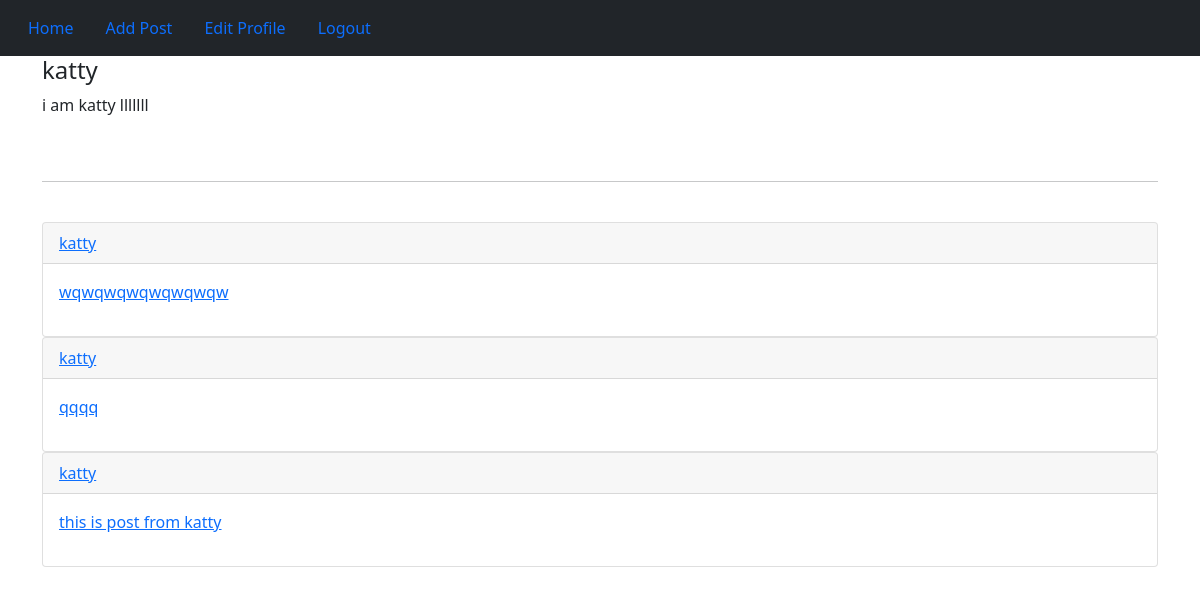
Screenshot of /accounts/dashboard/5 (signed in) with the database file from the repository.
### usermanage/models.py (models this page shows, shortened)
class Profile(models.Model):
    user =  models.OneToOneField(User, on_delete = models.CASCADE)
    bio =   models.TextField(null= True, blank= True)
    age =   models.PositiveSmallIntegerField(null= True, blank=True )
    phone = models.PositiveIntegerField(null = True, blank = True)

### posts/models.py (models this page shows, shortened)
class Post (models.Model):
    user =      models.ForeignKey(User, on_delete = models.CASCADE)
    body =      models.TextField(max_length = 500)
    slug =      models.SlugField(max_length = 200)
    created =   models.DateTimeField(auto_now_add = True)
    def get_absolute_url(self):
        return reverse('posts:post_detail', args=[self.created.year, self.created.month, self.created.day, self.slug])
    class Meta :
        ordering = ('-created',)

### usermanage/views.py (the view)
# urls.py: path('dashboard/<int:user_id>', views.user_dashboard, name='dashboard'),
def user_dashboard(request, user_id):
    user = get_object_or_404(User, id = user_id)
    posts = Post.objects.filter(user = user)
    is_following = False
    relation = Relation.objects.filter(from_user = request.user , to_user = user)
    if relation.exists():
        is_following = True
    context = {
        'user': user ,
        'posts' : posts,
        'is_following' : is_following
    }
    return render(request, 'usermanage/dashboard.html', context)

### templates/usermanage/dashboard.html (shortened to what this page needs)
{% extends 'base.html' %}
{% load static %}
{% block content %}
    <h4> {{ user.username }} </h4>
    {{ user.profile.bio }}
    <br /><br />
    <br /><hr /><br />
    {% for post in posts %}
        <div class="card" >
            <p class="card-header" ><a href="{% url 'usermanage:dashboard' post.user.id %}">{{ post.user }}</a></p>
            <p class="card-body" ><a href='{{ post.get_absolute_url }}' >{{ post.body }}</a></p>
        </div>
    {% empty %}
        <p> this user has no posts </p>
    {% endfor %}
{% endblock %}

### rows the page displays
Post: user "katty", body "wqwqwqwqwqwqwqw"
Post: user "katty", body "qqqq"
Post: user "katty", body "this is post from katty"

### other values shown
{{ user.username }} "katty"
{{ user.profile.bio }} "i am katty lllllll"
